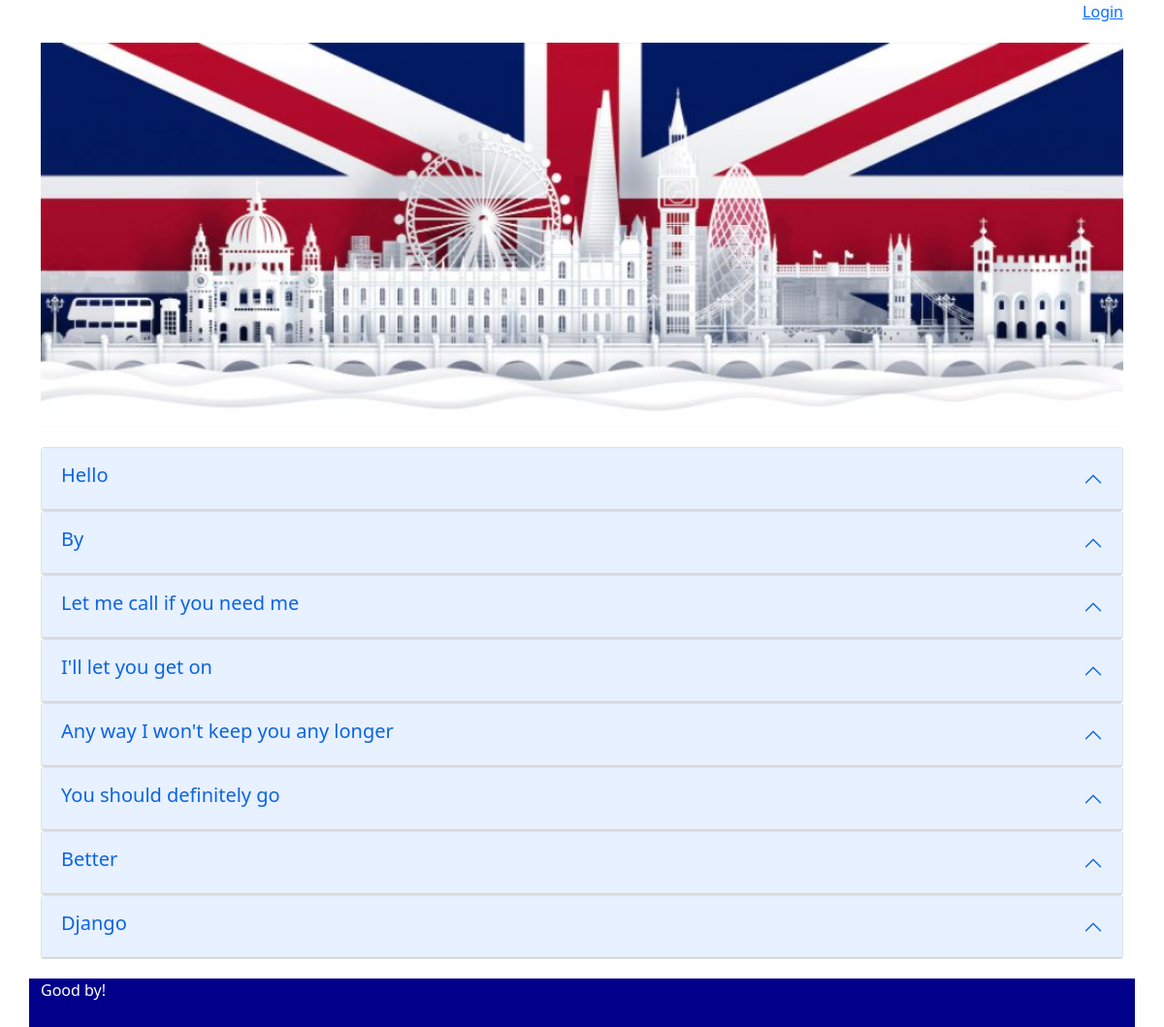
The page / on the database its author committed.
### list/models.py (models this page shows, shortened)
class list_of_words(models.Model):
    word = models.CharField(max_length=255)
    translation = models.CharField(max_length=255)
    created = models.DateTimeField(auto_now_add=True)
    modified = models.DateTimeField(auto_now=True)

### list/views.py (the view)
# urls.py: path('', index, name='home'),
def index(request):
    words = list_of_words.objects.all()
    return render(request, 'list/index.html', {'words' : words})

### list/templates/list/index.html (shortened to what this page needs)
{% extends "list/base.html" %}
{% block content %}
    {% for w in words %}
<div class="accordion" id="accordionExample{{ w.id }}">
  <div class="accordion-item">
    <h2 class="accordion-header" id="heading{{ w.id }}">
      <button class="accordion-button" type="button" data-bs-toggle="collapse" data-bs-target="#collapse{{ w.id }}" aria-expanded="true" aria-controls="collapseOne">
          <h5>{{ w.word }}</h5>
      </button>
    </h2>
  </div>
</div>
    {% endfor %}
{% endblock %}

### list/templates/list/base.html (shortened to what this page needs)
{% load static %}
<!DOCTYPE html>
<html lang="en">
<head>
    <link rel="stylesheet" href="{% static 'list/css/bootstrap.css' %}" type="text/css">
</head>
<body>
<div class="container">
    <div class="row" style="margin-bottom: 20px">
        <div class="col-12">
             <a href = "{% url 'admin:index' %}" style="float: right">Login</a>
        </div>
    </div>
    <div class="row" style="margin-bottom: 20px">
        <div class="col-12">
          <img src="{% static 'list/img/baner.jpg' %}" style="width: 100%">
        </div>
    </div>
    <div class="row" style="margin-bottom: 20px">
        <div class="col-12" style="alignment: center">
            {% block content %}
            {% endblock %}
        </div>
    </div>
    <div class="row">
        <div class="col-12" style="height: 50px; background-color: darkblue; color: white">
            Good by!
        </div>
    </div>
</div>
</body>
</html>

### rows shown on the page
list_of_words: word "Hello"
list_of_words: word "By"
list_of_words: word "Let me call if you need me"
list_of_words: word "I'll let you get on"
list_of_words: word "Any way I won't keep you any longer"
list_of_words: word "You should definitely go"
list_of_words: word "Better"
list_of_words: word "Django"
